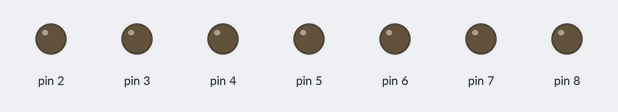
A sketch run on a simulated Arduino Uno, built with avr-gcc and run on an emulated ATmega328P. On the bench: output pins drawn as LEDs (lit = HIGH).

Above: at 0.5 s.
At 3.9 s:
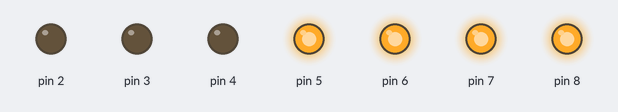
At 4.7 s:
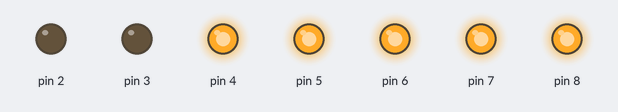
At 5.4 s:
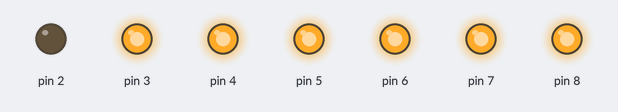
At 6.4 s:
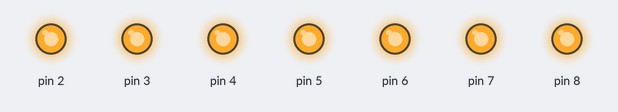
At 15.2 s:
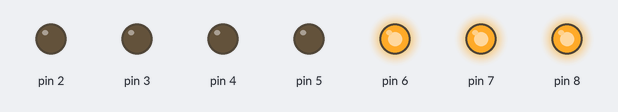
Timing chart, 0 to 15.6 s (numbered marks = the images above):
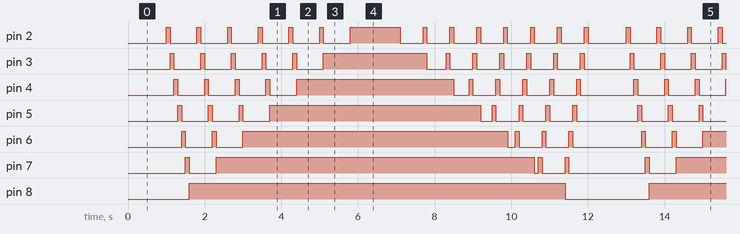

Measured:
- by itself, pin 2, pin 3: moves between LOW and HIGH, repeating every 12.0 s
- by itself, pin 7: repeats every 12.0 s: LOW 0.70 s, HIGH 8.3 s, LOW 0.10 s, HIGH 0.10 s, LOW 0.60 s, HIGH 0.10 s, LOW 2.0 s, HIGH 0.10 s
- by itself, pin 8: alternates HIGH for 9.8 s and LOW for 2.2 s
- by itself, pin 6: repeats every 12.0 s: LOW 0.70 s, HIGH 0.10 s, LOW 0.70 s, HIGH 6.9 s, LOW 0.20 s, 2 × (HIGH 0.10 s, LOW 0.60 s), HIGH 0.10 s, LOW 1.8 s, HIGH 0.10 s
- by itself, pin 4: repeats every 12.0 s: 3 × (LOW 0.70 s, HIGH 0.10 s), LOW 0.70 s, HIGH 4.1 s, LOW 0.40 s, 4 × (HIGH 0.10 s, LOW 0.60 s), HIGH 0.10 s, LOW 1.4 s, HIGH 0.10 s

The sketch:

LED_Pattern2.ino
```cpp
const int left = 2;
const int right = 8;

void setup() {
  for(int x = left; x <= right; x++){
    pinMode(x, OUTPUT);
  }
}

void updateLED(int activePins[], int length){
  // Turn all OFF
  for(int x = left; x <= right; x++){
    digitalWrite(x, LOW);
  }
  // Turn ON active pins
  for(int i = 0; i < length; i++){
    digitalWrite(activePins[i], HIGH);
  }
}

void runAnimation(bool entrance, int activePins[], int length, int nextPin){
  if(entrance){
    // Right → Left sweep
    for(int p = right; p >= left; p--){
      digitalWrite(p, HIGH);
      delay(100);

      // Keep ON if part of stack OR the nextPin
      bool keepOn = (p == nextPin);
      for(int i = 0; i < length; i++){
        if(activePins[i] == p) { keepOn = true; break; }
      }
      if(!keepOn) digitalWrite(p, LOW);
    }
  } else {
    // Left → Right sweep
    for(int p = left; p <= right; p++){
      digitalWrite(p, HIGH);
      delay(100);

      // Keep ON if part of stack OR the nextPin
      bool keepOn = (p == nextPin);
      for(int i = 0; i < length; i++){
        if(activePins[i] == p) { keepOn = true; break; }
      }
      if(!keepOn) digitalWrite(p, LOW);
    }
  }
}

void loop() {
  int stack[7];   // max 7 LEDs (pins 2–8)
  int top = 0;    // stack pointer

  delay(1000);
  // Entrance (push LEDs one by one)
  for(int p = right; p >= left; p--){
    runAnimation(false, stack, top, p);   // sweep before push, keep new LED ON
    stack[top++] = p;                     // push LED
    updateLED(stack, top);                // update display
    delay(100);
  }

  delay(500);

  // Exit (pop LEDs one by one)
  while(top > 0){
    int removed = stack[top-1];           // top LED to remove
    top--;                                // pop LED
    updateLED(stack, top);                // update display
    runAnimation(true, stack, top, -1);   // sweep after removal (no nextPin)
  }
}
```
